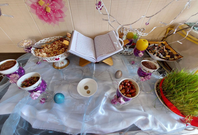
%> input picture exercises/AtiKhosravani/12/04.jpg (cropped and resized to the size of MATLAB's example picture), 198 x 135 px, given in place of onion.png, which was not available
$ octave pt18.m   (GNU Octave 9; MATLAB toolbox functions it lacks are replaced by stand-ins)
%> lines starting %> are read from the running program, lines starting %| are printed output that depends on the picture; in (x1, y1, x2, y2) boxes, pixels count from 0 and x2, y2 are one past the last pixel; in counts of white or black regions, pixels touching at a corner belong together; the program's own positions count from 1; pictures that were not available may be replaced by others from this repository, and a replacement may not be noted
clc;
clear all
close all


img= rgb2gray( imread('onion.png'));
%> img: size 135x198 uint8; min 0, max 254, mean 139.5
Hidimg=rgb2gray( imread('photo_2022-05-21_01-38-39.jpg'));
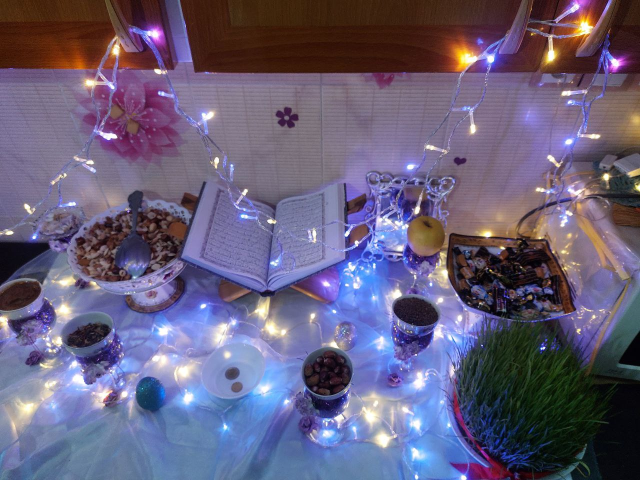
%> input picture exercises/AtiKhosravani/12/05.jpg, 1280 x 960 px, given in place of photo_2022-05-21_01-38-39.jpg, which was not available (shown at 1/2 size)
%> Hidimg: size 960x1280 uint8; min 0, max 255, mean 100.5
[x1,y1,z1]= size(img);
%> x1 = 135; y1 = 198; z1 = 1
[x2,y2,z2]= size(Hidimg);
%> x2 = 960; y2 = 1280; z2 = 1

if (x2>x1)||(y2>y1)
   Hidimg= imresize(Hidimg,[x1,y1]);
%> Hidimg: size 135x198 uint8
else
   Hidimg1(x2+x1-x2,y2+y1-y2)=255;
end
b7=double(bitget(img, 8));
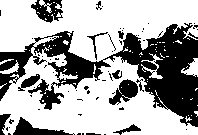
%> b7: size 135x198 double; values 0 (black) and 1 (white), 65.6% white; 64 black regions (50 under 20 px), largest, box (x1, y1, x2, y2) and area: (0, 23, 198, 127) 7110, (13, 117, 75, 135) 426, (31, 0, 63, 23) 409
b6=double(bitget(img, 7));
%> b6: size 135x198 double; values 0 (black) and 1 (white), 35% white; 146 white regions (127 under 20 px), largest, box (x1, y1, x2, y2) and area: (101, 23, 198, 135) 4030, (0, 30, 111, 110) 2898, (119, 4, 160, 28) 406
b5=double(bitget(img, 6));
%> b5: size 135x198 double; values 0 (black) and 1 (white), 54.2% white; 155 black regions (138 under 20 px), largest, box (x1, y1, x2, y2) and area: (0, 4, 198, 135) 10190, (28, 0, 68, 27) 389, (174, 0, 198, 41) 358
b4=double(bitget(img, 5));
%> b4: size 135x198 double; values 0 (black) and 1 (white), 51.5% white; black in thin lines or dots
b3=double(bitget(img, 4));
%> b3: size 135x198 double; values 0 (black) and 1 (white), 49.9% white in thin lines or dots
b2=double(bitget(img, 3));
%> b2: size 135x198 double; values 0 (black) and 1 (white), 50.1% white; black in thin lines or dots
b1=double(bitget(img, 2));
%> b1: size 135x198 double; values 0 (black) and 1 (white), 49.8% white in thin lines or dots
b0=double(bitget(img, 1));
H8=double(bitget(Hidimg, 8));
%> H8: size 135x198 double; values 0 (black) and 1 (white), 25.3% white; 114 white regions (90 under 20 px), largest, box (x1, y1, x2, y2) and area: (0, 67, 95, 129) 2423, (95, 71, 149, 135) 1717, (165, 48, 198, 83) 354
H7=double(bitget(Hidimg, 7));
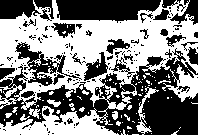
%> H7: size 135x198 double; values 0 (black) and 1 (white), 50.6% white; 146 black regions (114 under 20 px), largest, box (x1, y1, x2, y2) and area: (0, 48, 198, 135) 7086, (56, 0, 161, 23) 1838, (15, 42, 82, 86) 811
temp=b7 .* 128+b6 .* 64+b5 .*32+b4 .*16 + b3 .*8 + b2 .*4+H8 .*2 +H7;


figure;
imshow(b7)
title('bit plane 7');


figure;
subplot (2,4,1)
imshow(img);
title(' original img');
subplot (2,4,2)
imhist(img)
title(' histogram original img');
subplot (2,4,3)
histeq(img)
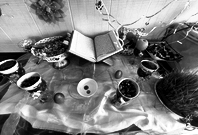
%> ans: size 135x198 uint8; min 0, max 255, mean 126.4
title('histogram equalisation orginal img');

subplot (2,4,4)
imhist(histeq(img))

title(' orginal img after histogram equalization ');
subplot (2,4,5)
imshow(uint8(temp));
title('steganography');
subplot (2,4,6)
imhist(uint8(temp));
title(' histogram steganography');
subplot (2,4,7)
histeq(uint8(temp))
title(' histogram equalisation steganography');

subplot (2,4,8)
imhist(histeq(uint8(temp)))
title(' steganography  img after histogram equalisation ');
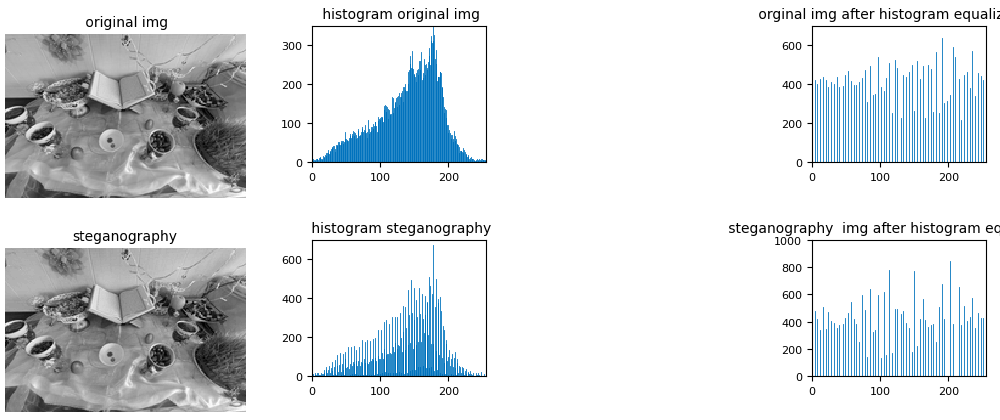
%> figure redrawn from the program's plot data, 6 panels

Compic1=b7 .* 128+b6 .* 64;
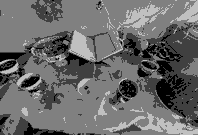
%> Compic1: size 135x198 double; min 0, max 192, mean 106.4

Compic2=b7 .* 128+b6 .* 64+b5 .*32 ;
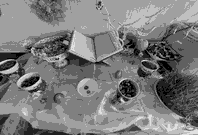
%> Compic2: size 135x198 double; min 0, max 224, mean 123.7

Compic3=b7 .* 128+b6 .* 64+b5 .*32+b4.*16+b3.*8 ;
figure;
subplot (1,4,1)
imshow(uint8(Compic1));
title('Compressed pic b7-b6');
subplot (1,4,2)
imshow(uint8(Compic2));
title('Compressed pic b7-b6-b5 ');

subplot (1,4,3)
imshow(uint8(Compic3));
title('Compressed pic b7-b6-b5-b4-b3');

subplot (1,4,4)
imshow(img);
title('orginal pic');
